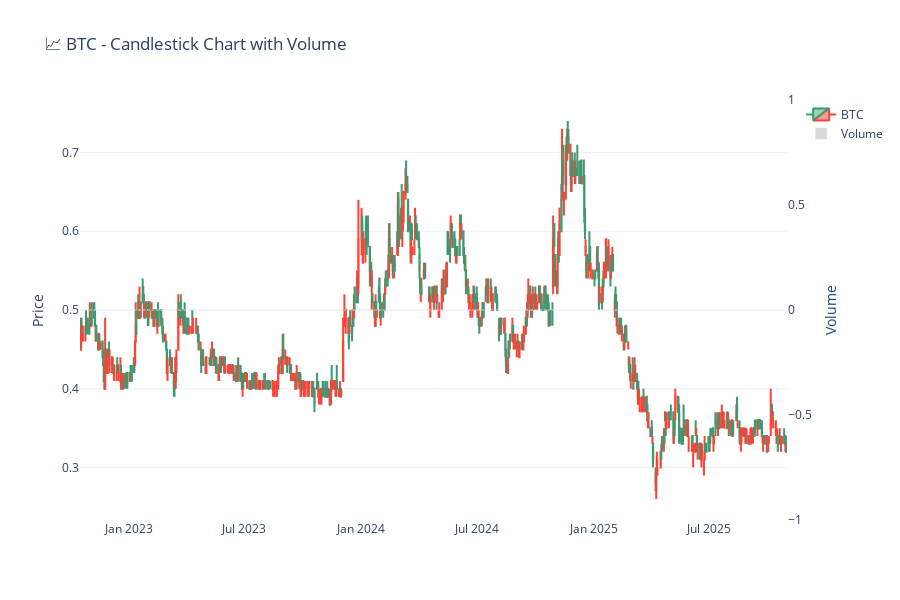

The code cell stored with this chart in its notebook:
### Code cell
import plotly.graph_objects as go

# ✅ สร้างกราฟ Candlestick
fig = go.Figure()

# 🔹 แท่งเทียนราคา
fig.add_trace(go.Candlestick(
    x=df['time'],
    open=df['open_price'],
    high=df['high_price'],
    low=df['low_price'],
    close=df['close_price'],
    name=stock
))

# 🔹 Volume bar (แถบปริมาณการซื้อขาย)
fig.add_trace(go.Bar(
    x=df['time'],
    y=df['volume'],
    marker_color='rgba(128,128,128,0.3)',
    yaxis='y2',
    name='Volume'
))

# ✅ ปรับ layout ให้เหมือน TradingView
fig.update_layout(
    title=f'📈 {stock} - Candlestick Chart with Volume',
    xaxis_rangeslider_visible=False,
    yaxis=dict(title='Price'),
    yaxis2=dict(
        title='Volume',
        overlaying='y',
        side='right',
        showgrid=False
    ),
    height=600,
    template='plotly_white'
)

fig.show()

### Figure 1 — Plotly figure (JSON) as saved in the notebook; plotly's stock layout.template omitted (floating-point values rounded to 4 significant figures; data arrays with more than 128 entries replaced by an {"elided": "..."} marker saying what was removed)
{"data": [{"close": {"elided": "741 float values"}, "high": {"elided": "741 float values"}, "low": {"elided": "741 float values"}, "name": "BTC", "open": {"elided": "741 float values"}, "type": "candlestick", "x": {"elided": "741 str values"}}, {"marker": {"color": "rgba(128,128,128,0.3)"}, "name": "Volume", "type": "bar", "x": {"elided": "741 str values"}, "y": {"elided": "741 float values"}, "yaxis": "y2"}], "layout": {"height": 600, "title": {"text": "📈 BTC - Candlestick Chart with Volume"}, "xaxis": {"rangeslider": {"visible": false}}, "yaxis": {"title": {"text": "Price"}}, "yaxis2": {"overlaying": "y", "showgrid": false, "side": "right", "title": {"text": "Volume"}}}}
